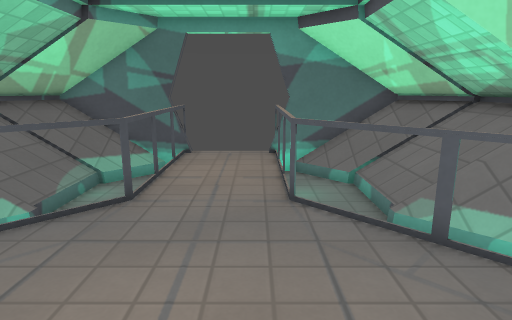
View 1 (above)

16 first-person views from a walk through a 3-D level made in the Godot game engine. The camera is 1.2 m above the floor, tilts 12° down and sees 75° across. Doors that lead somewhere are drawn open, without their leaves. The floor is counted in squares, 0.5 m on a side. Each view is taken from the middle of a square. On the plan, view 1 faces up. The plan holds only what a view shows up to about 20 squares ahead; the rest is blank. The place goes on beyond the plan. Surface patterns are stand-ins for the level's own textures.

View 2
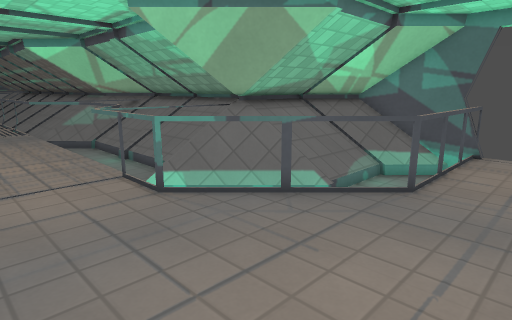

View 3
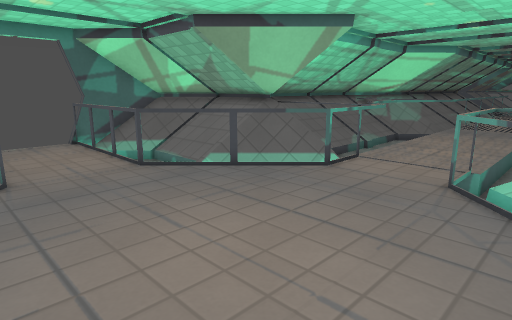

View 4
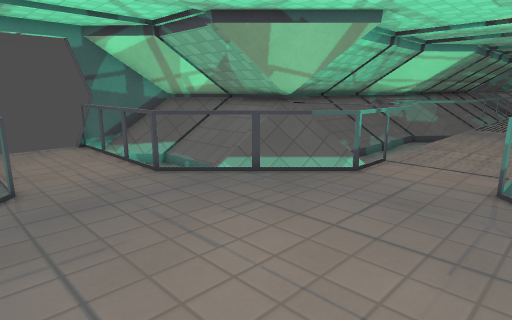

View 5
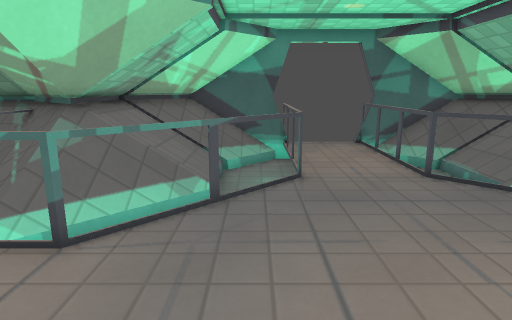

View 6
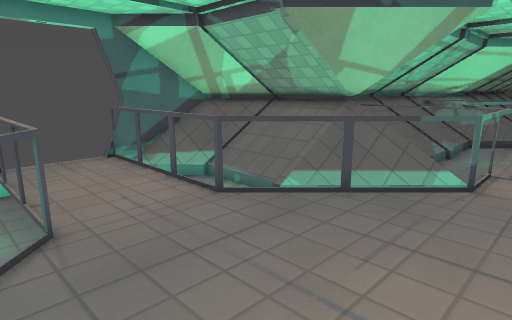

View 7
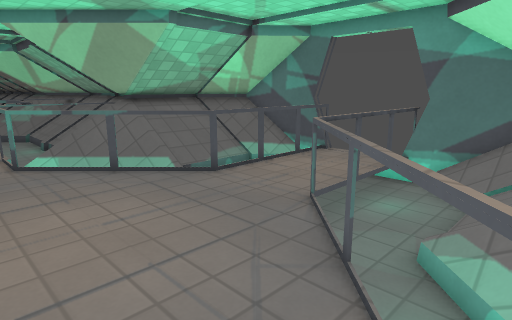

View 8
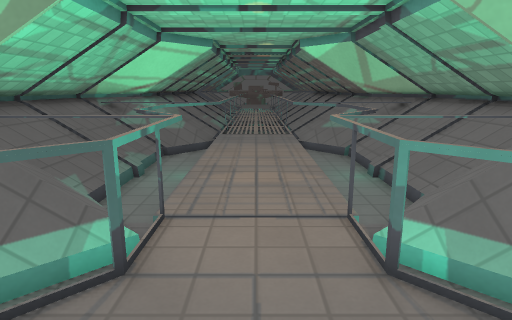

View 9
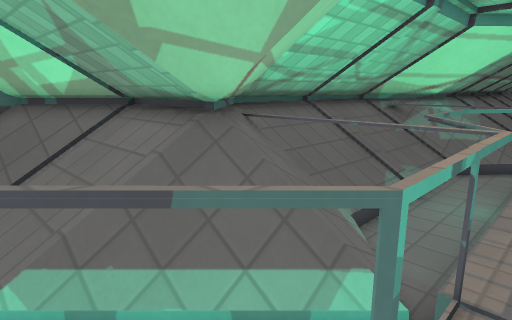

View 10
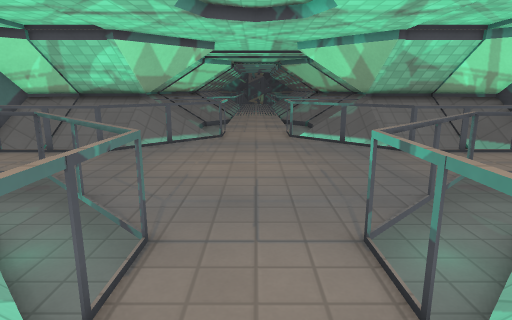

View 11
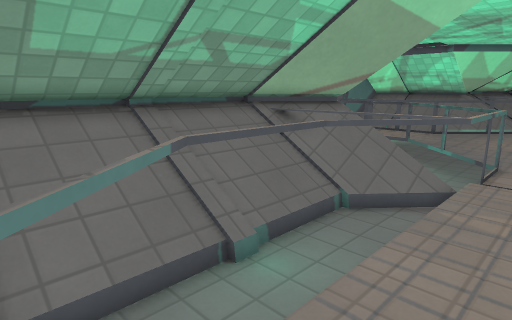

View 12
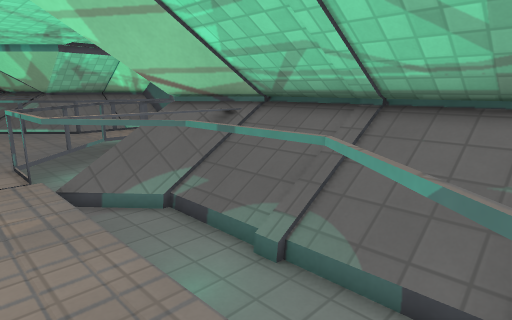

View 13
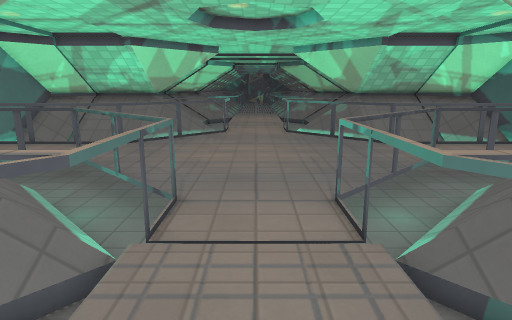

View 14
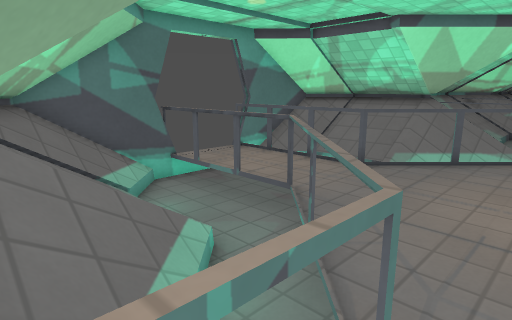

View 15
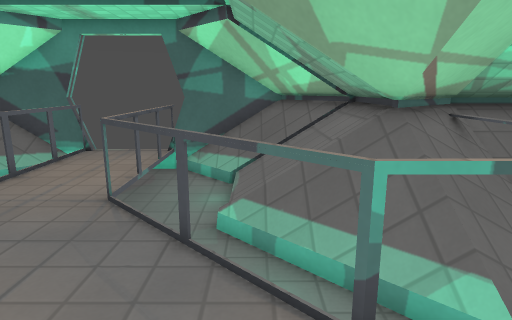

View 16
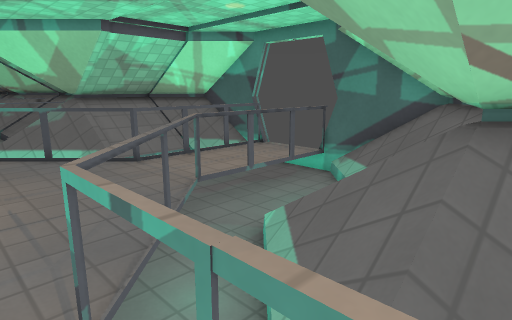

### Floor plan
Key: @ floor where view 1 was taken; # wall or solid block; x gap in a wall; . main floor; : floor 0.25 m higher than the main floor; - floor 0.25 m lower than the main floor; + floor 0.5 m higher than the main floor; / step, stairs or slope; D open door; = window, fence, low wall or low ledge; ^ raised ledge; T thing the floor can be seen under or through; O other object.
Columns run from 19 left of view 1 to 6 right of it. Each row starts with its distance up from view 1.
 13             ####DDDDD#####
 12            ##=.-#...#-.=##
 11            ##:--x...x--:##
 10            =:.--#...#--.:=
  9            #:.--x...x--.:=
  8 ############:.--#...#--.:=
  7 #O^^^^^^=###+.--=...=--.+#
  6 =.......==#=.--=.....=--.=
  5 =--###--=.O.--=.......=--
  4 ###---##=-.--=.........=
  3 #=/////==###=...........=-
  2 ..........................
  1 ..........................
  0 ...................@......
 -1 #T/////TTTTT=...........=-
 -2 #TT---TTT-.--=.........=
 -3 =--TTT--T.O.--=.......=--
 -4 =.......T=#=.--=.....=--.=
 -5 #O^^^^^^####+.--=...=--.+#
 -6 ############:.--#...#--.:=
 -7            #:.--x...x--.:=
 -8            =:.--#...#--.:=
 -9            ##:--x...x--:##
-10            ##=.-#...#-.=##
-11             ####DDDDD####

Positions as (right, up) in squares from view 1, and headings:
1: (0, 0), facing up
2: (0, -1), facing up-left
3: (2, 5), facing down-left
4: (2, 4), facing down-left
5: (2, 4), facing down
6: (2, 1), facing down-left
7: (5, 1), facing up-left
8: (-3, 1), facing left
9: (-5, 0), facing down-left
10: (-12, 1), facing right
11: (-19, 1), facing up-right
12: (-19, 1), facing down-right
13: (-14, 1), facing right
14: (-9, 2), facing up-right
15: (-6, 2), facing down
16: (-10, 0), facing down-right
